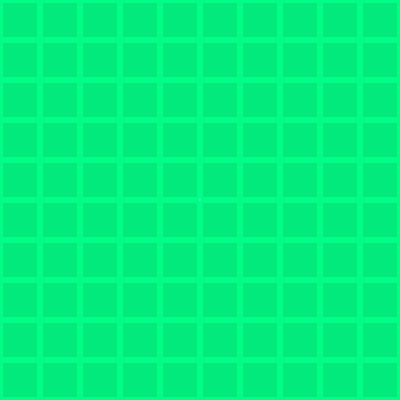
Frame 1 (no input)
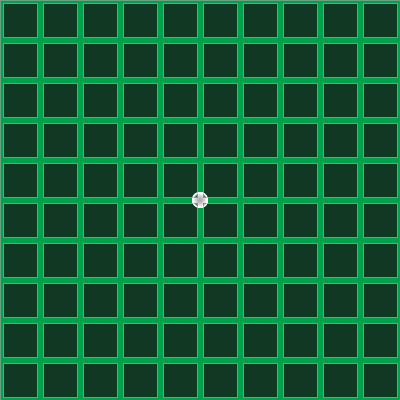
Frame 60 (the mouse pressed at the canvas centre just before this capture)
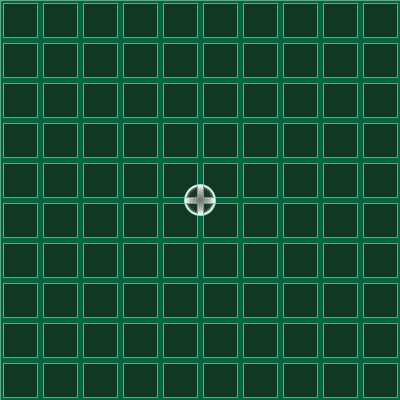
Frame 120 (the mouse held since frame 60 and released just before this capture)

The Processing sketch that drew these frames (run headless with seeded random() and noise(); from frame 60 on, the mouse is pressed at the canvas centre):

// Processing sketch: thegrid
// ── thegrid.pde
int gridDensity, gap, x, y;

void setup() {
  size(400, 400);
  colorMode(HSB, 360, 100, 100, 100);
  noStroke();
  background(152, 190, 100);
  gridDensity = width/10;
  gap = 6;
  frameRate(60);
}

void draw() {
  drawGrid();
  noFill();
  blendMode(ADD);
  stroke(color(154,34,63,100));
  circle(width/2,height/2,frameCount/(frameRate/15));
  blendMode(BLEND);
}

void drawGrid() {
  fill(color(152, 190, 10, 1));
  rect(0,0,width,height);
  for (int x=gap/2; x<width; x=x+gridDensity) {
    for (int y=gap/2; y<height; y=y+gridDensity) {
      fill(color(133, 50, 20, 10));
      rect(x, y, gridDensity-gap, gridDensity-gap);
    }
  }
}
